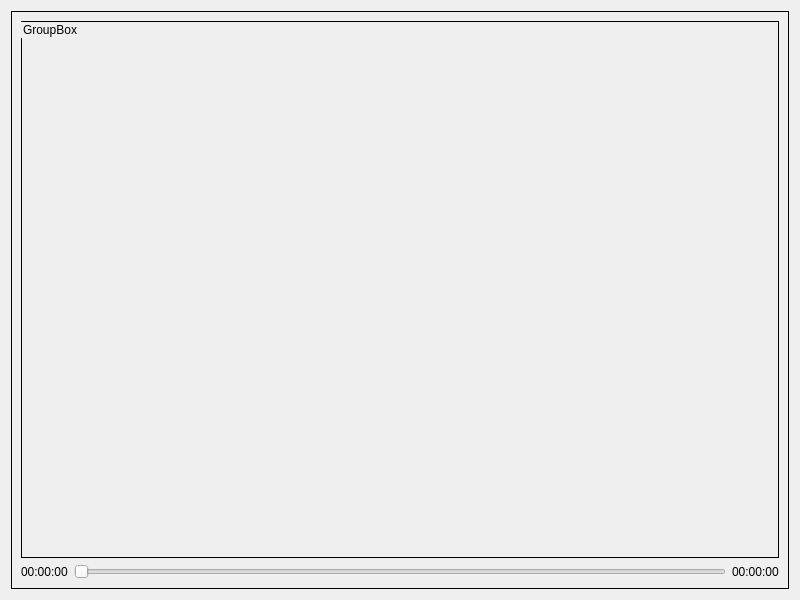
<?xml version="1.0" encoding="UTF-8"?>
<ui version="4.0">
 <class>Dialog</class>
 <widget class="QDialog" name="Dialog">
  <property name="geometry">
   <rect>
    <x>0</x>
    <y>0</y>
    <width>800</width>
    <height>600</height>
   </rect>
  </property>
  <property name="windowTitle">
   <string>Dialog</string>
  </property>
  <layout class="QGridLayout" name="gridLayout">
   <item row="0" column="0">
    <widget class="QGroupBox" name="groupBox">
     <property name="styleSheet">
      <string notr="true">QGroupBox{
border: 1px solid black
}</string>
     </property>
     <property name="title">
      <string/>
     </property>
     <layout class="QGridLayout" name="gridLayout_2">
      <item row="0" column="0" colspan="3">
       <widget class="QGroupBox" name="groupBox_Video">
        <property name="title">
         <string>GroupBox</string>
        </property>
       </widget>
      </item>
      <item row="1" column="0">
       <widget class="QLabel" name="label_CurrentTime">
        <property name="text">
         <string>00:00:00</string>
        </property>
       </widget>
      </item>
      <item row="1" column="1">
       <widget class="QSlider" name="horizontalSlider_Duration">
        <property name="orientation">
         <enum>Qt::Horizontal</enum>
        </property>
       </widget>
      </item>
      <item row="1" column="2">
       <widget class="QLabel" name="label_TotalTime">
        <property name="text">
         <string>00:00:00</string>
        </property>
       </widget>
      </item>
     </layout>
    </widget>
   </item>
  </layout>
 </widget>
 <resources/>
 <connections/>
</ui>
